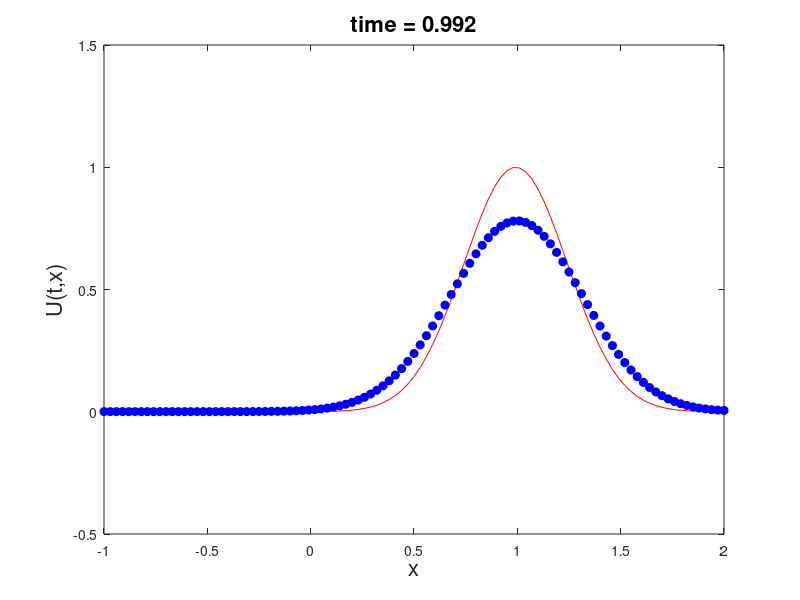

Recreate this plot in MATLAB.
clear
clc

%Define
xmin = -1;
xmax = 2;
N=100;
dt= 0.016;
t=0;
tmax=1;
v=1;

%Dicretise
dx=(xmax-xmin)/N;
x= xmin-dx : dx : xmax+dx;
cou=(v*dt)/dx;
l=cou;
l1=1-cou;
l2=cou+1;
l3=2-cou;

%Initial Conditions
u0= exp(-8*(x).^2);
u=u0;
unpl=u0;

%loop through time
nsteps = tmax/dt;

for n = 1:nsteps

    % Calculate boundary conditions
    u(1)=u(3);
    u(N+3)=u(N+1);

    % Calculate the FOU scheme
    for i=2 : N+2
        %Lax-Friedrich
        unpl(i) = (0.5*l2*u(i-1))+(0.5*l1*u(i+1));

        %Lax-Wendroff
        %unpl(i) = (0.5*l2*l*u(i-1))+(l2*l1*u(i))+(0.5*l1*l*u(i+1));

        %Warming-beam
        %unpl(i) = (-0.5*l1*l*u(i-2))+(l*l3*u(i-1))-(0.5*l1*l3*u(i));

    end

    % update t and u
    t = t+dt;
    u = unpl;

    % calculate exact solution 
    exact = exp(-8*(x-v*t).^2);

    % plot solution
    plot(x,exact,'r-');
    hold on
    plot(x,u,'bo','markerfacecolor','b');
    hold off
    axis([xmin xmax -0.5 1.5])
    xlabel('x','fontsize',16)
    ylabel('U(t,x)','FontSize',16);
    title(sprintf('time = %1.3f',t),'FontSize',16);
    shg
    pause(dt);
end




